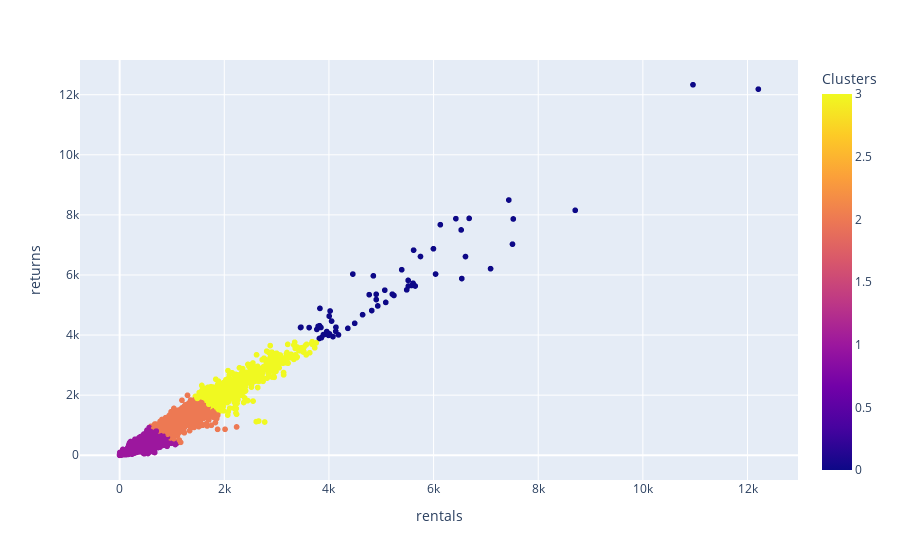

Notebook cell for this chart:
### Code cell
fig = px.scatter(model4, x='rentals', y='returns',
                    color='Clusters')
fig.show()

### Figure 1 — Plotly figure (JSON) as saved in the notebook; plotly's stock layout.template omitted (floating-point values rounded to 4 significant figures; data arrays with more than 128 entries replaced by an {"elided": "..."} marker saying what was removed)
{"data": [{"hovertemplate": "rentals=%{x}<br>returns=%{y}<br>Clusters=%{marker.color}<extra></extra>", "legendgroup": "", "marker": {"color": {"elided": "8038 int values"}, "coloraxis": "coloraxis", "symbol": "circle"}, "mode": "markers", "name": "", "showlegend": false, "type": "scattergl", "x": {"elided": "8038 int values"}, "xaxis": "x", "y": {"elided": "8038 int values"}, "yaxis": "y"}], "layout": {"coloraxis": {"colorbar": {"title": {"text": "Clusters"}}, "colorscale": [[0, "#0d0887"], [0.1111, "#46039f"], [0.2222, "#7201a8"], [0.3333, "#9c179e"], [0.4444, "#bd3786"], [0.5556, "#d8576b"], [0.6667, "#ed7953"], [0.7778, "#fb9f3a"], [0.8889, "#fdca26"], [1, "#f0f921"]]}, "legend": {"tracegroupgap": 0}, "margin": {"t": 60}, "xaxis": {"anchor": "y", "domain": [0, 1], "title": {"text": "rentals"}}, "yaxis": {"anchor": "x", "domain": [0, 1], "title": {"text": "returns"}}}}
